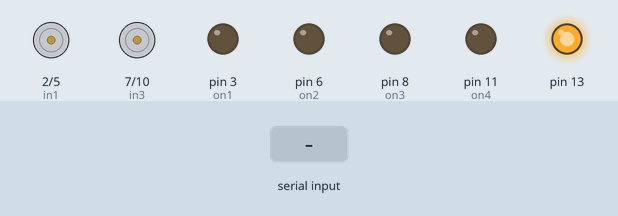
Recording of a sketch running on a simulated Arduino Uno, built with avr-gcc and run on an emulated ATmega328P. Parts: motor-driver pin pairs drawn as motors (green arrow = first pin HIGH = forward, orange = second pin HIGH = backward, longer = more drive), output pins drawn as LEDs (lit = HIGH). Inputs (shaded band) come from the test bench.

Above: at 1.2 s.
1.3 s: "F" received over Serial
At 1.9 s:
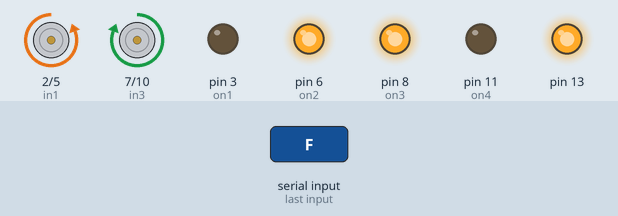
2.8 s: "B" received over Serial
At 3.1 s:
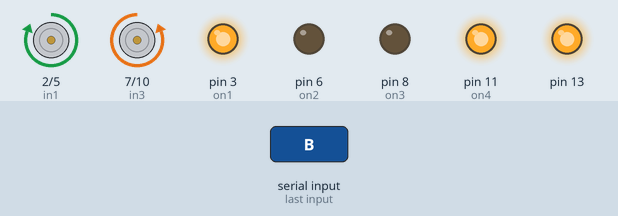
4.3 s: "L" received over Serial
At 5.4 s:
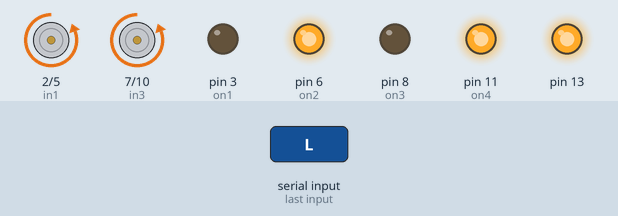
5.8 s: "R" received over Serial
At 6.5 s:
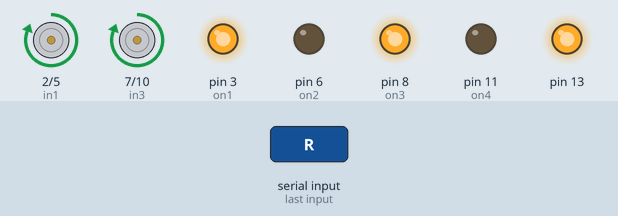
7.3 s: "1" received over Serial
At 7.7 s:
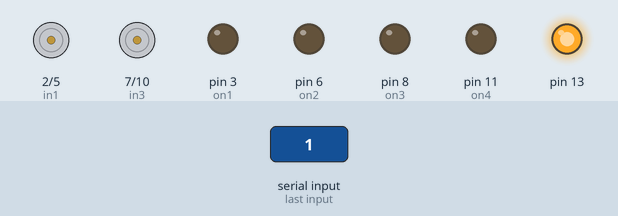
Timing chart, 0 to 9.8 s (numbered marks = the images above; inputs shaded):
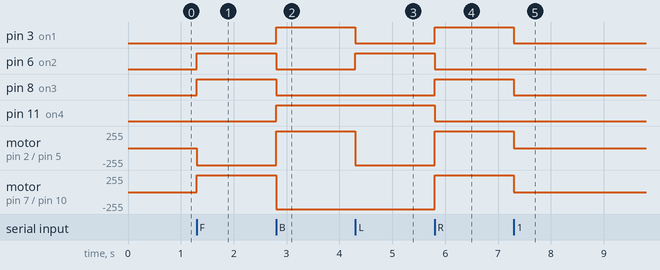

Measured:
- after the input at 1.3 s, pin 6 (on2), pin 8 (on3): LOW → HIGH at once; motor on pin 2 (in1) / pin 5 (in2): stopped → backward 255/255 at once; motor on pin 7 (in3) / pin 10 (in4): stopped → forward 255/255 at once
- after the input at 2.8 s, pin 3 (on1), pin 11 (on4): LOW → HIGH at once; pin 6 (on2), pin 8 (on3): HIGH → LOW at once; motor on pin 2 (in1) / pin 5 (in2): backward 255/255 → forward 255/255 at once; motor on pin 7 (in3) / pin 10 (in4): forward 255/255 → backward 255/255 at once
- after the input at 4.3 s, pin 3 (on1): HIGH → LOW at once; pin 6 (on2): LOW → HIGH at once; motor on pin 2 (in1) / pin 5 (in2): forward 255/255 → backward 255/255 at once
- after the input at 5.8 s, pin 3 (on1), pin 8 (on3): LOW → HIGH at once; pin 6 (on2), pin 11 (on4): HIGH → LOW at once; motor on pin 2 (in1) / pin 5 (in2), motor on pin 7 (in3) / pin 10 (in4): backward 255/255 → forward 255/255 at once
- after the input at 7.3 s, pin 3 (on1), pin 8 (on3): HIGH → LOW at once; motor on pin 2 (in1) / pin 5 (in2), motor on pin 7 (in3) / pin 10 (in4): forward 255/255 → stopped at once

The sketch:

randomtest.ino.ino
```cpp
int in1 = 2;
int in2 = 5;
int in3 = 7;
int in4 = 10;

int on1 = 3;
int on2 = 6;
int on3 = 8;
int on4 = 11;

const int RaspiPhelps = 12;


int command;


void setup() {
    Serial.begin(9600);
    pinMode(RaspiPhelps, INPUT);

    pinMode(in1, OUTPUT);
    pinMode(in2, OUTPUT);
    pinMode(in3, OUTPUT);
    pinMode(in4, OUTPUT);

    pinMode(on1, OUTPUT);
    pinMode(on2, OUTPUT);
    pinMode(on3, OUTPUT);
    pinMode(on4, OUTPUT);

    pinMode(13,OUTPUT);
    digitalWrite(13,HIGH);

  digitalWrite(in1, LOW);
  digitalWrite(in2, LOW);
  digitalWrite(in4, LOW);
  digitalWrite(in3, LOW);

  digitalWrite(on1, LOW);
  digitalWrite(on2, LOW);
  digitalWrite(on4, LOW);
  digitalWrite(on3, LOW);
}

void loop() {
  if (Serial.available() > 0) {
    command = Serial.read();
    stop();
  }
switch (command) {
      case 'F':
        Forward();
        break;
      case 'B':
        Back();
        break;
      case 'L':
        Left();
        break;
      case 'R':
        Right();
        break;

}
}
void Forward(){

  digitalWrite(in1, LOW);
  digitalWrite(in2, HIGH);
  digitalWrite(in3, HIGH);
  digitalWrite(in4, LOW);

  digitalWrite(on1, LOW);
  digitalWrite(on2, HIGH);
  digitalWrite(on3, HIGH);
  digitalWrite(on4, LOW);

}

void Left(){ //Right and Left Fixed

  digitalWrite(in1, LOW);
  digitalWrite(in2, HIGH);
  digitalWrite(in3, LOW);
  digitalWrite(in4, HIGH);


  digitalWrite(on1, LOW);
  digitalWrite(on2, HIGH);
  digitalWrite(on3, LOW);
  digitalWrite(on4, HIGH);


}

void Right(){ //Right and Left fixed

  digitalWrite(in1, HIGH);
  digitalWrite(in2, LOW);
  digitalWrite(in3, HIGH);
  digitalWrite(in4, LOW);

  digitalWrite(on1, HIGH);
  digitalWrite(on2, LOW);
  digitalWrite(on3, HIGH);
  digitalWrite(on4, LOW);


}

void Back(){

  digitalWrite(in1, HIGH);
  digitalWrite(in2, LOW);
  digitalWrite(in3, LOW);
  digitalWrite(in4, HIGH);

  digitalWrite(on1, HIGH);
  digitalWrite(on2, LOW);
  digitalWrite(on3, LOW);
  digitalWrite(on4, HIGH);

}

void stop()
{
  digitalWrite(in1, LOW);
  digitalWrite(in2, LOW);
  digitalWrite(in4, LOW);
  digitalWrite(in3, LOW);

  digitalWrite(on1, LOW);
  digitalWrite(on2, LOW);
  digitalWrite(on4, LOW);
  digitalWrite(on3, LOW);
}

void PhelpsVille(){

  Forward();
  delay(1800);
  stop();
  delay(2000);


  Right();
  delay(600);
  stop();
  delay(2000);

  Forward();
  delay(1800);
  stop();
  delay(2000);

  Left();
  delay(600);
  stop();
  delay(2000);


}
```
